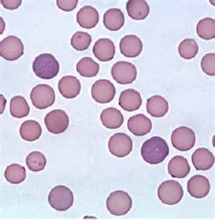
%> input picture sam52.jpg, 215 x 220 px, shrunk from 293 x 300 before the run, given in place of test1.jpg, which was not available
$ octave Cent_moment_test.m   (GNU Octave 9; MATLAB toolbox functions it lacks are replaced by stand-ins)
%> lines starting %> are read from the running program, lines starting %| are printed output that depends on the picture; pictures that were not available may be replaced by others from this repository, and a replacement may not be noted
p=1;
q=2;
A=imread('test1.jpg');
%> A is the input picture: size 220x215x3 uint8; mean R, G, B 209.1, 200.7, 219.3
A=rgb2gray(A);
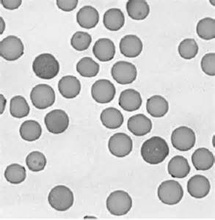
%> A: size 220x215 uint8; min 40, max 255, mean 205.4
[m,n]=size(A);
%> m = 220; n = 215
 moo=sum(sum(A));
%> moo = 9714199
 disp('sum.........................');
 disp(moo);
%| 9714199
  m1o=0;
  mo1=0;
    for x=0:m-1
        for y=0:n-1
            m1o=m1o+(double(x)*double(A(x+1,y+1)));
            mo1=mo1+(double(y)*double(A(x+1,y+1)));
        end
    end
%> after the loop, m1o = 1070050670; mo1 = 1036161877
    disp(m1o);
%| 1.0701e+09
    disp(mo1);
%| 1.0362e+09
  xx=(m1o)/(moo);
%> xx = 110.2
  yy=(mo1)/(moo);
%> yy = 106.7
  disp(xx);
%| 110.15
  disp(yy);
%| 106.66

  mu_oo=moo;
%> mu_oo = 9714199

    mu_pq=0;
    for ii=0:m-1
        x=ii-xx;
        for jj=0:n-1
            y=jj-yy;
            mu_pq=double(mu_pq)+(double((x)^p))*double((y)^q)*double(A(ii+1,jj+1));
        end
    end
%> this loop made 220 passes
%> x on passes 1 to 3: -110.2, -109.2, -108.2
%> after the loop, mu_pq = -2.46e+10
    disp(mu_pq);
%| -2.4617e+10
    gamma=double((0.5)*(p+q)+1);
    disp('gamma');
    disp(gamma);
    n_pq=(mu_pq)/double(((mu_oo)^(gamma)));
%> n_pq = -8.37e-08
    disp(n_pq);
%| -8.3697e-08

$ run again, on sam1.jpg
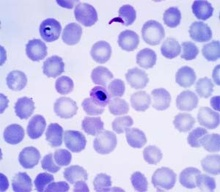
%> input picture sam1.jpg, 220 x 192 px, shrunk from 300 x 262 before the run, given in place of test1.jpg, which was not available
%> A is the input picture: size 192x220x3 uint8; mean R, G, B 198.2, 193.1, 239.1
%> `A=rgb2gray(A);`:
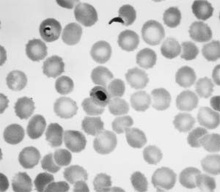
%> A: size 192x220 uint8; min 10, max 244, mean 199.9
%> moo = 8442245
%| 8442245
%> after the loop `for x=0:m-1`: m1o = 803616498; mo1 = 931301054
%| 8.0362e+08
%| 9.3130e+08
%> xx = 95.19
%> yy = 110.3
%| 95.190
%| 110.31
%> mu_oo = 8442245
%> the loop `for ii=0:m-1` made 192 passes
%> x on passes 1 to 3: -95.19, -94.19, -93.19
%> after the loop `for ii=0:m-1`: mu_pq = -2.29e+10
%| -2.2855e+10
%> n_pq = -1.1e-07
%| -1.1036e-07

$ run again, on sam10.jpg
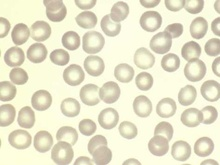
%> input picture sam10.jpg, 220 x 165 px, shrunk from 473 x 355 before the run, given in place of test1.jpg, which was not available
%> A is the input picture: size 165x220x3 uint8; mean R, G, B 232.9, 229.1, 202.9
%> `A=rgb2gray(A);`:
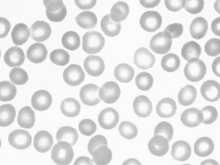
%> A: size 165x220 uint8; min 162, max 253, mean 227.2
%> moo = 8248104
%| 8248104
%> after the loop `for x=0:m-1`: m1o = 679747381; mo1 = 903105285
%| 6.7975e+08
%| 9.0311e+08
%> xx = 82.41
%> yy = 109.5
%| 82.413
%| 109.49
%> mu_oo = 8248104
%> the loop `for ii=0:m-1` made 165 passes
%> x on passes 1 to 3: -82.41, -81.41, -80.41
%> after the loop `for ii=0:m-1`: mu_pq = 7.19e+09
%| 7.1902e+09
%> n_pq = 3.68e-08
%| 3.6801e-08
